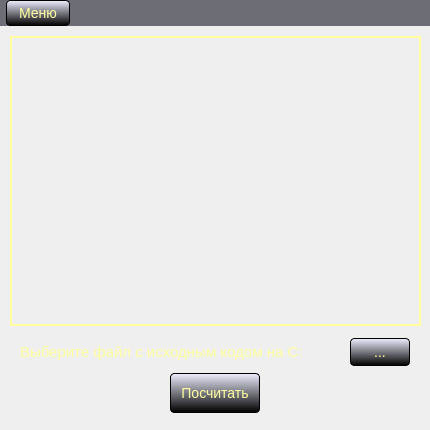
<?xml version="1.0" encoding="UTF-8"?>
<ui version="4.0">
 <class>MainWindow</class>
 <widget class="QMainWindow" name="MainWindow">
  <property name="geometry">
   <rect>
    <x>0</x>
    <y>0</y>
    <width>430</width>
    <height>430</height>
   </rect>
  </property>
  <property name="minimumSize">
   <size>
    <width>430</width>
    <height>430</height>
   </size>
  </property>
  <property name="maximumSize">
   <size>
    <width>430</width>
    <height>430</height>
   </size>
  </property>
  <property name="contextMenuPolicy">
   <enum>Qt::NoContextMenu</enum>
  </property>
  <property name="windowTitle">
   <string>Задание 17</string>
  </property>
  <property name="styleSheet">
   <string notr="true">background-image: url(:/source/fon1.png);</string>
  </property>
  <property name="locale">
   <locale language="Russian" country="Russia"/>
  </property>
  <widget class="QWidget" name="centralWidget">
   <widget class="QPushButton" name="pushButton">
    <property name="geometry">
     <rect>
      <x>170</x>
      <y>347</y>
      <width>90</width>
      <height>40</height>
     </rect>
    </property>
    <property name="minimumSize">
     <size>
      <width>90</width>
      <height>40</height>
     </size>
    </property>
    <property name="maximumSize">
     <size>
      <width>90</width>
      <height>40</height>
     </size>
    </property>
    <property name="focusPolicy">
     <enum>Qt::NoFocus</enum>
    </property>
    <property name="contextMenuPolicy">
     <enum>Qt::NoContextMenu</enum>
    </property>
    <property name="styleSheet">
     <string notr="true">#pushButton {
font-size: 14px;
color: rgb(255, 255, 158);
border: 1px solid black;
border-radius: 4px;
background: white;
background-color: qlineargradient(spread:pad, x1:0, y1:0, x2:0, y2:1, stop:0 rgba(238, 238, 255, 255), stop:1 rgba(0, 0, 0, 255));
}

#pushButton:pressed {
font-size: 14px;
color: rgb(255, 255, 158);
background: white;
border: 1px solid black;
border-radius: 4px;
background-color: qlineargradient(spread:pad, x1:0, y1:0, x2:0, y2:1, stop:0 rgba(212, 209, 180, 0), stop:1 rgba(0, 0, 0, 255));
}</string>
    </property>
    <property name="text">
     <string>Посчитать</string>
    </property>
   </widget>
   <widget class="QToolButton" name="toolButton">
    <property name="geometry">
     <rect>
      <x>350</x>
      <y>312</y>
      <width>60</width>
      <height>28</height>
     </rect>
    </property>
    <property name="minimumSize">
     <size>
      <width>60</width>
      <height>28</height>
     </size>
    </property>
    <property name="maximumSize">
     <size>
      <width>60</width>
      <height>28</height>
     </size>
    </property>
    <property name="focusPolicy">
     <enum>Qt::NoFocus</enum>
    </property>
    <property name="contextMenuPolicy">
     <enum>Qt::NoContextMenu</enum>
    </property>
    <property name="styleSheet">
     <string notr="true">#toolButton {
font-size: 14px;
color: rgb(255, 255, 158);
border: 1px solid black;
border-radius: 4px;
background: white;
background-color: qlineargradient(spread:pad, x1:0, y1:0, x2:0, y2:1, stop:0 rgba(238, 238, 255, 255), stop:1 rgba(0, 0, 0, 255));
}

#toolButton:pressed {
font-size: 14px;
color: rgb(255, 255, 158);
background: white;
border: 1px solid black;
border-radius: 4px;
background-color: qlineargradient(spread:pad, x1:0, y1:0, x2:0, y2:1, stop:0 rgba(212, 209, 180, 0), stop:1 rgba(0, 0, 0, 255));
}</string>
    </property>
    <property name="text">
     <string>...</string>
    </property>
   </widget>
   <widget class="QLabel" name="label1">
    <property name="geometry">
     <rect>
      <x>20</x>
      <y>312</y>
      <width>320</width>
      <height>28</height>
     </rect>
    </property>
    <property name="minimumSize">
     <size>
      <width>320</width>
      <height>28</height>
     </size>
    </property>
    <property name="maximumSize">
     <size>
      <width>320</width>
      <height>28</height>
     </size>
    </property>
    <property name="contextMenuPolicy">
     <enum>Qt::NoContextMenu</enum>
    </property>
    <property name="autoFillBackground">
     <bool>false</bool>
    </property>
    <property name="styleSheet">
     <string notr="true">background: transparent;
color: rgb(255, 255, 158);</string>
    </property>
    <property name="text">
     <string>&lt;html&gt;&lt;head/&gt;&lt;body&gt;&lt;p&gt;&lt;span style=&quot; font-size:11pt;&quot;&gt;Выберите файл с исходным кодом на С:&lt;/span&gt;&lt;/p&gt;&lt;/body&gt;&lt;/html&gt;</string>
    </property>
   </widget>
   <widget class="QTextEdit" name="textEdit">
    <property name="geometry">
     <rect>
      <x>10</x>
      <y>10</y>
      <width>411</width>
      <height>290</height>
     </rect>
    </property>
    <property name="minimumSize">
     <size>
      <width>411</width>
      <height>290</height>
     </size>
    </property>
    <property name="maximumSize">
     <size>
      <width>411</width>
      <height>290</height>
     </size>
    </property>
    <property name="cursor" stdset="0">
     <cursorShape>ArrowCursor</cursorShape>
    </property>
    <property name="focusPolicy">
     <enum>Qt::WheelFocus</enum>
    </property>
    <property name="contextMenuPolicy">
     <enum>Qt::NoContextMenu</enum>
    </property>
    <property name="styleSheet">
     <string notr="true">QTextEdit {
background: transparent;
color: rgb(255, 255, 158);
font-size: 16px;
border: 2px solid rgb(255, 255, 158);
}</string>
    </property>
    <property name="verticalScrollBarPolicy">
     <enum>Qt::ScrollBarAlwaysOff</enum>
    </property>
    <property name="horizontalScrollBarPolicy">
     <enum>Qt::ScrollBarAlwaysOff</enum>
    </property>
    <property name="lineWrapMode">
     <enum>QTextEdit::FixedColumnWidth</enum>
    </property>
    <property name="lineWrapColumnOrWidth">
     <number>55</number>
    </property>
    <property name="readOnly">
     <bool>true</bool>
    </property>
   </widget>
  </widget>
  <widget class="QMenuBar" name="menuBar">
   <property name="geometry">
    <rect>
     <x>0</x>
     <y>0</y>
     <width>430</width>
     <height>33</height>
    </rect>
   </property>
   <property name="contextMenuPolicy">
    <enum>Qt::NoContextMenu</enum>
   </property>
   <property name="styleSheet">
    <string notr="true">QMenuBar {
background: rgb(109, 110, 117);
font-size: 14px;
}

QMenuBar::item {
font-size: 14px;
color: rgb(255, 255, 158);
padding: 4px 12px;
border: 1px solid black;
border-radius: 4px;
background: white;
background-color: qlineargradient(spread:pad, x1:0, y1:0, x2:0, y2:1, stop:0 rgba(238, 238, 255, 255), stop:1 rgba(0, 0, 0, 255));
 }


QMenuBar::item:pressed {
font-size: 14px;
color: rgb(255, 255, 158);
padding: 3px 6px;
border: 1px solid black;
border-radius: 4px;
background: white;
background-color: qlineargradient(spread:pad, x1:0, y1:0, x2:0, y2:1, stop:0 rgba(212, 209, 180, 0), stop:1 rgba(0, 0, 0, 255));
}</string>
   </property>
   <widget class="QMenu" name="menu">
    <property name="styleSheet">
     <string notr="true">background-image: url(:/source/fon.png);
selection-color: rgb(255, 255, 158);
selection-background-color: rgb(109, 110, 117);
color: black;</string>
    </property>
    <property name="locale">
     <locale language="Russian" country="Russia"/>
    </property>
    <property name="title">
     <string>Меню</string>
    </property>
    <widget class="QMenu" name="menu_2">
     <property name="title">
      <string>Язык</string>
     </property>
     <addaction name="act_ru"/>
     <addaction name="act_en"/>
    </widget>
    <addaction name="act_prog"/>
    <addaction name="act_aut"/>
    <addaction name="menu_2"/>
    <addaction name="separator"/>
    <addaction name="act_esc"/>
   </widget>
   <addaction name="menu"/>
  </widget>
  <action name="act_prog">
   <property name="text">
    <string>О программе</string>
   </property>
  </action>
  <action name="act_aut">
   <property name="text">
    <string>Об авторе</string>
   </property>
  </action>
  <action name="act_ru">
   <property name="text">
    <string notr="true">Русский</string>
   </property>
   <property name="iconText">
    <string notr="true">Русский</string>
   </property>
   <property name="toolTip">
    <string notr="true">Русский</string>
   </property>
  </action>
  <action name="act_en">
   <property name="text">
    <string notr="true">English</string>
   </property>
   <property name="iconText">
    <string notr="true">English</string>
   </property>
   <property name="toolTip">
    <string notr="true">English</string>
   </property>
  </action>
  <action name="act_esc">
   <property name="text">
    <string>Выход</string>
   </property>
  </action>
 </widget>
 <layoutdefault spacing="6" margin="11"/>
 <resources/>
 <connections/>
</ui>
